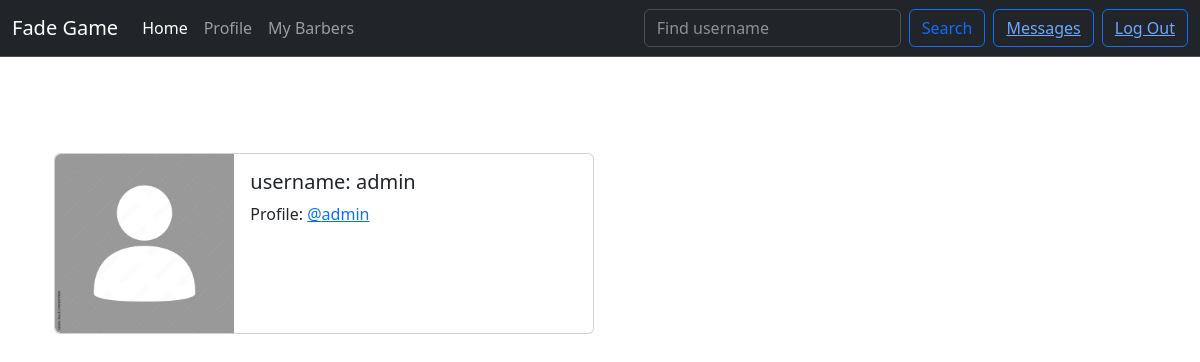
Before: /profile_list/ (signed in) with the older database file.
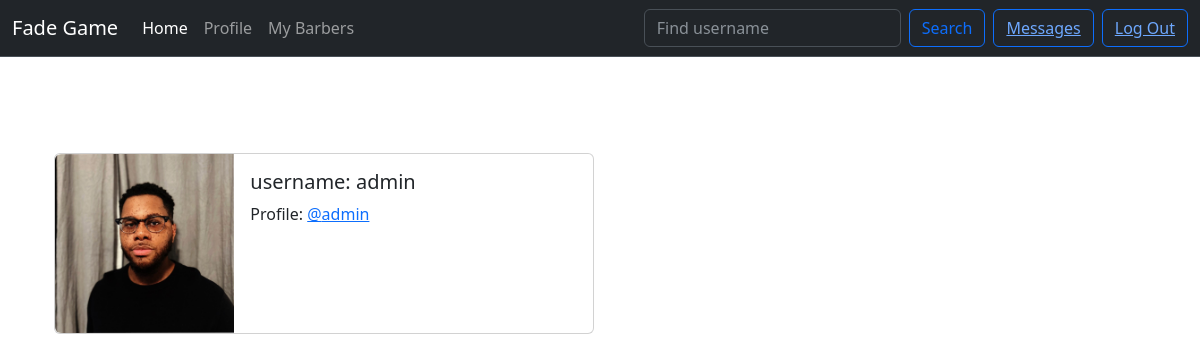
After: the same page with the newer database file.
### shop/models.py (models this page shows, shortened)
class Profile(models.Model):
    user = models.OneToOneField(User,on_delete=models.CASCADE)
    avatar = models.ImageField(upload_to="img/avatar/%Y/%m/%d", default="avatar.jpg")
    follows = models.ManyToManyField("self",related_name="followed_by",symmetrical=False,blank=True)
    bio = models.CharField(max_length=500, blank=True, null=True)
    shop_address = models.CharField(max_length=100, blank= True, null=True)
    shop_name = models.CharField(max_length=100, blank=True, null=True)
    client_photo = models.ImageField(upload_to="img/client/%Y/%m/%d", null=True)
    is_barber = models.BooleanField(default=False, blank=True)

### shop/views.py (the view)
# urls.py: path('profile_list/',views.profile_list,name="profile_list"),
@login_required
def profile_list(request):
    user = get_object_or_404(Profile, user=request.user)
    user_follows = user.follows.all()
    context={
        "user_follows":user_follows
    }
    return render(request,"shop/profile_list.html",context)

### shop/templates/shop/profile_list.html
{% extends 'base.html' %}
{% block content %}
    {% for follows in user_follows%}
    <div class="container">
        <br><br>
        <div class="card mb-3" style="max-width: 540px;">
            <div class="row g-0">
              <div class="col-md-4">
                <img src="{{follows.avatar.url}}" class="img-fluid rounded-start" alt="...">
              </div>
              <div class="col-md-8">
                <div class="card-body">
                  <h5 class="card-title">username: {{follows.user.username}}</h5>
                  <p class="card-text">Profile: <a href="{% url 'shop:profile' follows.id %}">@{{follows.user.username|lower}}</a></p>
                </div>
              </div>
            </div>
          </div>
    </div>
    {% endfor %}
{% endblock content %}

Changed rows visible on the page:
changed Profile "admin": avatar: picture added in place of a placeholder
